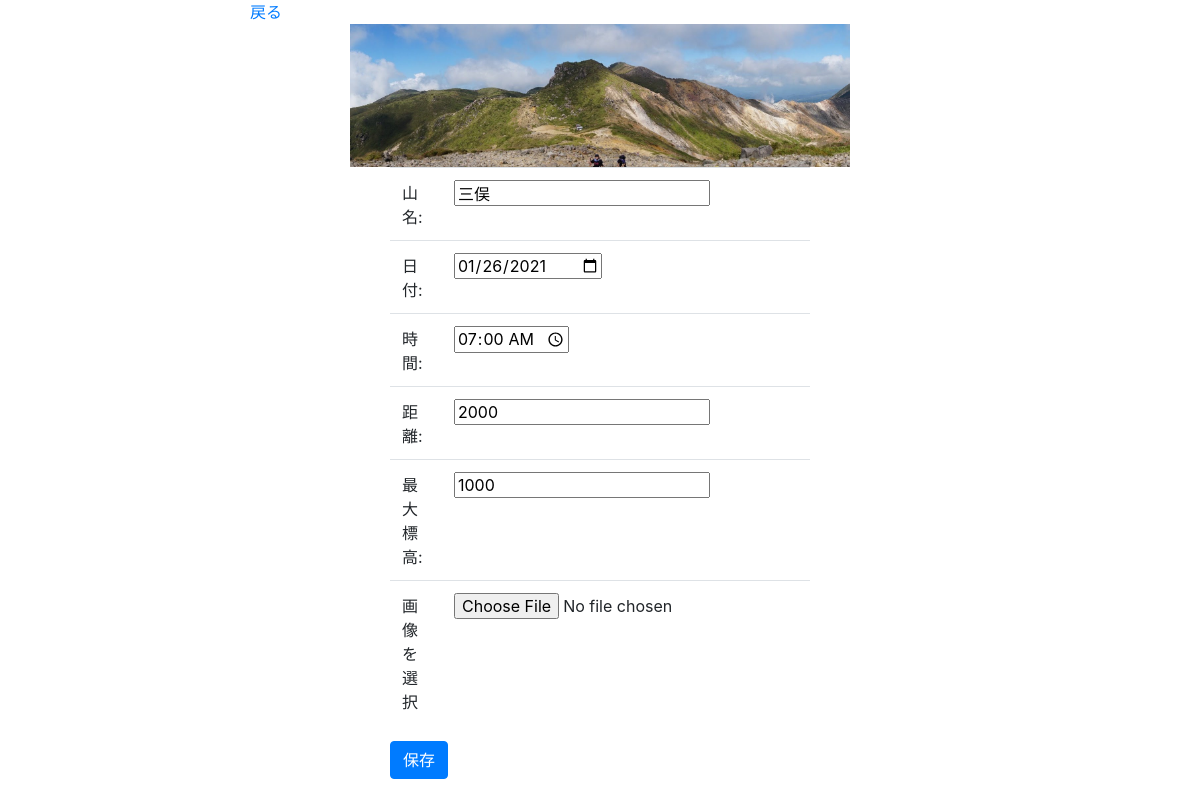
/edit.php?id=17 (signed in), run on the app's committed database.
### tables this page shows
CREATE TABLE `tozan_record_table` (
  `image_id` int(11) NOT NULL,
  `image_name` varchar(256) NOT NULL,
  `created_at` datetime NOT NULL,
  `name` varchar(255) NOT NULL,
  `date` date DEFAULT NULL,
  `time` time NOT NULL,
  `distance` int(11) NOT NULL,
  `maximumAltitude` int(11) NOT NULL
);

### edit.php (the view, shortened to what this page needs)
<?php
$pdo = connect_to_db();
$id = $_GET['id'];
$sql = 'SELECT * FROM tozan_record_table WHERE image_id=:id';
$stmt = $pdo->prepare($sql);
$stmt->bindValue(':id', $id, PDO::PARAM_INT);
$status = $stmt->execute();
if ($status == false) {
  $error = $stmt->errorInfo();
  echo json_encode(["error_msg" => "{$error[2]}"]);
  exit();
} else {
  $record = $stmt->fetch(PDO::FETCH_ASSOC);
}
?>
<link rel="stylesheet" href="https://stackpath.bootstrapcdn.com/bootstrap/4.3.1/css/bootstrap.min.css">
<body style="max-width: 700px; margin: 0 auto;">
  <a href="input.php">戻る</a>
  <div style="text-align:center">
  <img
    src="images/<?php echo $record['image_name']; ?>"
    width="500px" height="auto">
  </div>
  <form action="update.php" method="POST" enctype="multipart/form-data" style="width: 60%; margin:0 auto;">
    <table class="table">
      <tbody>
        <tr>
          <td class="col-md-5">山名:</td>
          <td class="col-md-5"><input type="text" name="name" value="<?= $record["name"] ?>"></td>
        </tr>
        <tr>
          <td>日付:</td>
          <td><input type="date" name="date" value="<?= $record["date"] ?>"></td>
        </tr>
        <tr>
          <td>時間:</td>
          <td><input type="time" step="300" name="time" value="<?= $record["time"] ?>"></td>
        </tr>
        <tr>
          <td>距離:</td>
          <td><input type="text" name="distance" value="<?= $record["distance"] ?>"></td>
        </tr>
        <tr>
          <td>最大標高:</td>
          <td><input type="text" name="maximumAltitude" value="<?= $record["maximumAltitude"] ?>"></td>
        </tr>
        <tr>
          <td>画像を選択</td>
          <td><input type="file" name="image2" required></td>
        </tr>
      </tbody>
    </table>
    <button type="submit" class="btn btn-primary">保存</button>
  </form>
</body>

### data on the page
tozan_record_table: image_name (picture), name "三俣", date "01/26/2021", time "07:00:00", distance "2000", maximumAltitude "1000"
